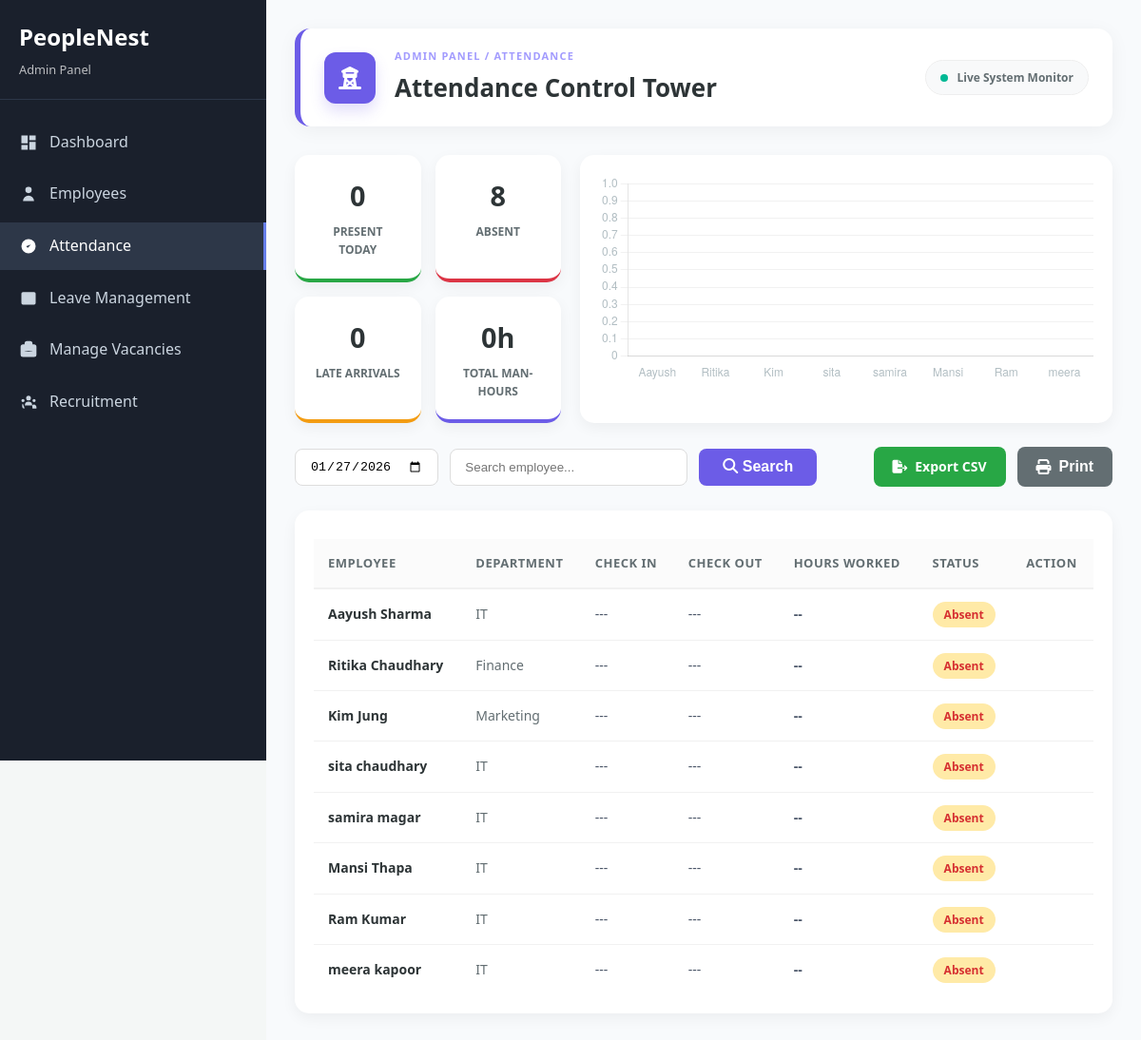
/attendance-management.php (signed in), run on the app's committed database.
### tables this page shows
CREATE TABLE `employees` (
  `id` int(11) NOT NULL,
  `user_id` int(11) DEFAULT NULL,
  `employee_id` varchar(20) NOT NULL,
  `first_name` varchar(50) NOT NULL,
  `last_name` varchar(50) NOT NULL,
  `leave_balance` int(11) DEFAULT 20,
  `email` varchar(100) NOT NULL,
  `phone` varchar(15) DEFAULT NULL,
  `department` varchar(50) NOT NULL,
  `designation` varchar(50) NOT NULL,
  `hire_date` date NOT NULL,
  `salary` decimal(10,2) DEFAULT NULL,
  `status` enum('active','inactive') DEFAULT 'active',
  `created_at` timestamp NOT NULL DEFAULT current_timestamp(),
  `updated_at` timestamp NOT NULL DEFAULT current_timestamp() ON UPDATE current_timestamp(),
  `sick_balance` int(11) DEFAULT 10,
  `casual_balance` int(11) DEFAULT 7,
  `annual_balance` int(11) DEFAULT 15,
  `maternity_balance` int(11) DEFAULT 90,
  `emergency_balance` int(11) DEFAULT 3
);

### attendance-management.php (the view, shortened to what this page needs)
<?php
$database = new Database();
$conn = $database->getConnection();
$view_date = $_GET['date'] ?? date('Y-m-d');
$search = $_GET['search'] ?? '';
$query = "SELECT e.id as emp_id, e.first_name, e.last_name, e.department,
                 a.id as attendance_id, a.check_in_time, a.check_out_time, a.status
          FROM employees e
          LEFT JOIN attendance a ON e.id = a.employee_id AND a.date = ?
          WHERE e.status = 'active'";
if (!empty($search)) {
    $query .= " AND (e.first_name LIKE ? OR e.last_name LIKE ?)";
    $stmt = $conn->prepare($query);
    $stmt->execute([$view_date, "%$search%", "%$search%"]);
} else {
    $stmt = $conn->prepare($query);
    $stmt->execute([$view_date]);
}
$records = $stmt->fetchAll(PDO::FETCH_ASSOC);
$present_count = 0;
$late_count = 0;
$grand_total_minutes = 0;
$chart_labels = [];
$chart_values = [];
foreach ($records as $row) {
    $chart_labels[] = $row['first_name'];
    if ($row['check_in_time']) {
        $present_count++;
        if (strtotime($row['check_in_time']) > strtotime('09:15:00')) {
            $late_count++;
        }
        if ($row['check_out_time']) {
            $start = new DateTime($row['check_in_time']);
            $end = new DateTime($row['check_out_time']);
            $diff = $start->diff($end);
            $m = ($diff->h * 60) + $diff->i;
            $grand_total_minutes += $m;
            $chart_values[] = round($m / 60, 1);
        } else {
            $chart_values[] = 0.5;
        }
    } else {
        $chart_values[] = 0;
    }
}
$absent_count = count($records) - $present_count;
?>
<!DOCTYPE html>
<html lang="en">
<head>
    <link rel="stylesheet" href="assets/css/style.css">
    <link rel="stylesheet" href="https://cdnjs.cloudflare.com/ajax/libs/font-awesome/6.4.0/css/all.min.css">
</head>
<body>
<div class="dashboard-container">
    <?php include 'includes/admin-sidebar.php'; ?>
    <div class="main-content">
        <div class="page-header">
            <div class="header-icon">
                <i class="fa-solid fa-tower-observation"></i>
            </div>
            <div class="header-text">
                <nav class="breadcrumb">Admin Panel / Attendance</nav>
                <h1 class="main-title">Attendance Control Tower</h1>
            </div>
            <div class="header-status">
                <span class="live-indicator"></span>
                <span class="status-label">Live System Monitor</span>
            </div>
        </div>
        <div class="analytics-grid no-print">
            <div class="summary-cards">
                <div class="mini-card" style="border-color: var(--success);">
                    <h3><?php echo $present_count; ?></h3>
                    <p>Present Today</p>
                </div>
                <div class="mini-card" style="border-color: var(--danger);">
                    <h3><?php echo $absent_count; ?></h3>
                    <p>Absent</p>
                </div>
                <div class="mini-card" style="border-color: var(--warning);">
                    <h3><?php echo $late_count; ?></h3>
                    <p>Late Arrivals</p>
                </div>
                <div class="mini-card" style="border-color: var(--primary);">
                    <h3><?php echo floor($grand_total_minutes / 60); ?>h</h3>
                    <p>Total Man-Hours</p>
                </div>
            </div>
            <div class="chart-container">
                <canvas id="attendanceChart" style="max-height: 220px;"></canvas>
            </div>
        </div>
        <div class="filter-section no-print">
            <form method="GET" style="display:flex; gap:12px;">
                <input type="date" name="date" value="<?php echo $view_date; ?>" class="form-control" onchange="this.form.submit()">
                <input type="text" name="search" placeholder="Search employee..." value="<?php echo htmlspecialchars($search); ?>" class="form-control" style="min-width: 250px;">
                <button type="submit" class="btn" style="background: var(--primary); color:white; border:none; padding:10px 25px; border-radius:8px; cursor:pointer; font-weight:600;">
                    <i class="fa-solid fa-magnifying-glass"></i> Search
                </button>
            </form>
            <div style="display: flex; gap: 12px;">
                <a href="generate-report.php?month=<?php echo date('m', strtotime($view_date)); ?>&year=<?php echo date('Y', strtotime($view_date)); ?>" class="btn" style="background: var(--success); color: white; text-decoration: none; padding: 10px 20px; border-radius: 8px; font-size: 14px; font-weight:600; display:flex; align-items:center; gap:8px;">
                    <i class="fa-solid fa-file-export"></i> Export CSV
                </a>
                <button onclick="window.print()" class="btn" style="background: #636e72; color: white; border:none; padding: 10px 20px; border-radius: 8px; cursor: pointer; font-weight:600; display:flex; align-items:center; gap:8px;">
                    <i class="fa-solid fa-print"></i> Print
                </button>
            </div>
        </div>
        <div class="card">
            <table class="table">
                <thead>
                    <tr>
                        <th>Employee</th>
                        <th>Department</th>
                        <th>Check In</th>
                        <th>Check Out</th>
                        <th>Hours Worked</th>
                        <th>Status</th>
                        <th class="no-print">Action</th>
                    </tr>
                </thead>
                <tbody>
                    <?php foreach ($records as $row): ?>
                    <?php
                        $hours_display = "--";
                        $color_class = "text-red";
                    ?>
                    <tr>
                        <td>
                            <div style="font-weight: 700; color: #2d3436;"><?php echo htmlspecialchars($row['first_name'] . ' ' . $row['last_name']); ?></div>
                        </td>
                        <td style="color: #636e72;"><?php echo htmlspecialchars($row['department']); ?></td>
                        <td><?php echo $row['check_in_time'] ? date('h:i A', strtotime($row['check_in_time'])) : '---'; ?></td>
                        <td><?php echo $row['check_out_time'] ? date('h:i A', strtotime($row['check_out_time'])) : '---'; ?></td>
                        <td class="<?php echo $color_class; ?>"><?php echo $hours_display; ?></td>
                        <td>
                            <?php if (!$row['check_in_time']): ?>
                                <span class="status-badge" style="background: #ffeaa7; color: #d63031; padding: 5px 12px; border-radius: 20px; font-size: 12px; font-weight: bold;">Absent</span>
                            <?php elseif (!$row['check_out_time']): ?>
                                <span class="status-badge" style="background: #e1f5fe; color: #0288d1; padding: 5px 12px; border-radius: 20px; font-size: 12px; font-weight: bold;">In Office</span>
                            <?php else: ?>
                                <span class="status-badge" style="background: #e8f5e9; color: #2e7d32; padding: 5px 12px; border-radius: 20px; font-size: 12px; font-weight: bold;">Completed</span>
                            <?php endif; ?>
                        </td>
                        <td class="no-print">
                        </td>
                    </tr>
                    <?php endforeach; ?>
                </tbody>
            </table>
        </div>
    </div>
</div>
<script>
    const ctx = document.getElementById('attendanceChart').getContext('2d');
    new Chart(ctx, {
        type: 'bar',
        data: {
            labels: <?php echo json_encode($chart_labels); ?>,
            datasets: [{
                label: 'Hours Worked',
                data: <?php echo json_encode($chart_values); ?>,
                backgroundColor: 'rgba(108, 92, 231, 0.7)',
                borderColor: '#6c5ce7',
                borderWidth: 1,
                borderRadius: 6
            }]
        },
        options: {
            responsive: true,
            maintainAspectRatio: false,
            plugins: { legend: { display: false } },
            scales: {
                y: { beginAtZero: true, grid: { color: '#f1f1f1' }, ticks: { color: '#b2bec3' } },
                x: { grid: { display: false }, ticks: { color: '#b2bec3' } }
            }
        }
    });
</script>
</body>
</html>

### assets/css/style.css (style rules this page uses)
* { margin: 0; padding: 0; box-sizing: border-box; }
body { font-family: "Segoe UI", Tahoma, Geneva, Verdana, sans-serif; line-height: 1.6; color: #333; background-color: #f8fafc; }
.btn { padding: 12px 24px; border: none; border-radius: 8px; font-size: 16px; font-weight: 500; cursor: pointer; transition: all 0.3s ease; text-decoration: none; display: inline-block; text-align: center; }
.main-content { flex: 1; margin-left: 280px; background-color: #f8fafc; }
.card { background: white; border-radius: 12px; box-shadow: 0 1px 3px rgba(0, 0, 0, 0.1); margin-bottom: 20px; }
.table { width: 100%; border-collapse: collapse; background: white; }
.table th, .table td { padding: 12px 15px; text-align: left; border-bottom: 1px solid #e2e8f0; }
.table th { background-color: #f8fafc; font-weight: 600; color: #374151; text-transform: uppercase; font-size: 0.8rem; letter-spacing: 0.5px; }
.table td { vertical-align: middle; color: #4a5568; }
.table tr:last-child td { border-bottom: none; }

### attendance-management.php (style rules this page uses)
:root { --primary: #6c5ce7; --success: #28a745; --danger: #dc3545; --warning: #f39c12; }
body { background: #f4f7f6; font-family: 'Segoe UI', Tahoma, Geneva, Verdana, sans-serif; margin: 0; }
.dashboard-container { display: flex; min-height: 100vh; }
.main-content { flex: 1; padding: 30px; }
.page-header { display: flex; align-items: center; background: #fff; padding: 20px 25px; border-radius: 16px; margin-bottom: 30px; box-shadow: 0 4px 20px rgba(0, 0, 0, 0.05); border-left: 6px solid var(--primary); position: relative; overflow: hidden; }
.header-icon { width: 54px; height: 54px; background: var(--primary); color: white; display: flex; align-items: center; justify-content: center; border-radius: 12px; font-size: 24px; margin-right: 20px; box-shadow: 0 8px 15px rgba(108, 92, 231, 0.2); }
.header-text { flex-grow: 1; }
.breadcrumb { font-size: 11px; text-transform: uppercase; letter-spacing: 1.2px; color: #a29bfe; margin-bottom: 4px; font-weight: 700; }
.main-title { margin: 0; font-size: 26px; color: #2d3436; font-weight: 800; }
.header-status { display: flex; align-items: center; background: #f8f9fa; padding: 8px 15px; border-radius: 20px; border: 1px solid #eee; }
.live-indicator { width: 8px; height: 8px; background: #00b894; border-radius: 50%; margin-right: 10px; animation: pulse 2s infinite; }
.status-label { font-size: 12px; font-weight: 600; color: #636e72; }
.analytics-grid { display: grid; grid-template-columns: 1fr 2fr; gap: 20px; margin-bottom: 25px; }
.summary-cards { display: grid; grid-template-columns: repeat(2, 1fr); gap: 15px; }
.mini-card { background: white; padding: 20px; border-radius: 15px; box-shadow: 0 5px 15px rgba(0,0,0,0.05); text-align: center; border-bottom: 4px solid #ddd; transition: transform 0.2s; }
.mini-card h3 { margin: 0; font-size: 1.8rem; color: #2d3436; }
.mini-card p { margin: 5px 0 0; font-size: 0.75rem; font-weight: bold; color: #636e72; text-transform: uppercase; }
.chart-container { background: white; padding: 20px; border-radius: 15px; box-shadow: 0 5px 15px rgba(0,0,0,0.05); }
.card { background: white; padding: 20px; border-radius: 15px; box-shadow: 0 5px 15px rgba(0,0,0,0.05); }
.table { width: 100%; border-collapse: collapse; margin-top: 10px; }
.table th { text-align: left; padding: 15px; background: #fbfbfb; color: #636e72; border-bottom: 2px solid #f1f1f1; font-size: 13px; text-transform: uppercase; }
.table td { padding: 15px; border-bottom: 1px solid #f1f1f1; font-size: 14px; }
.filter-section { display: flex; justify-content: space-between; align-items: center; margin-bottom: 25px; }
.form-control { padding: 10px 15px; border: 1px solid #ddd; border-radius: 8px; outline: none; transition: 0.3s; }
.text-red { color: var(--danger); font-weight: bold; }

### data on the page
employees: first_name+last_name "Aayush Sharma", department "IT", hours_display "--"
employees: first_name+last_name "Ritika Chaudhary", department "Finance", hours_display "--"
employees: first_name+last_name "Kim Jung", department "Marketing", hours_display "--"
employees: first_name+last_name "sita chaudhary", department "IT", hours_display "--"
employees: first_name+last_name "samira magar", department "IT", hours_display "--"
employees: first_name+last_name "Mansi Thapa", department "IT", hours_display "--"
employees: first_name+last_name "Ram Kumar", department "IT", hours_display "--"
employees: first_name+last_name "meera kapoor", department "IT", hours_display "--"

### other printed values
$present_count "0"
$absent_count "8"
$late_count "0"
floor($grand_total_minutes / 60) "0"
chart data {{ json_encode($chart_labels) }} ["Aayush","Ritika","Kim","sita","samira","Mansi","Ram","meera"]
chart data {{ json_encode($chart_values) }} [0,0,0,0,0,0,0,0]
